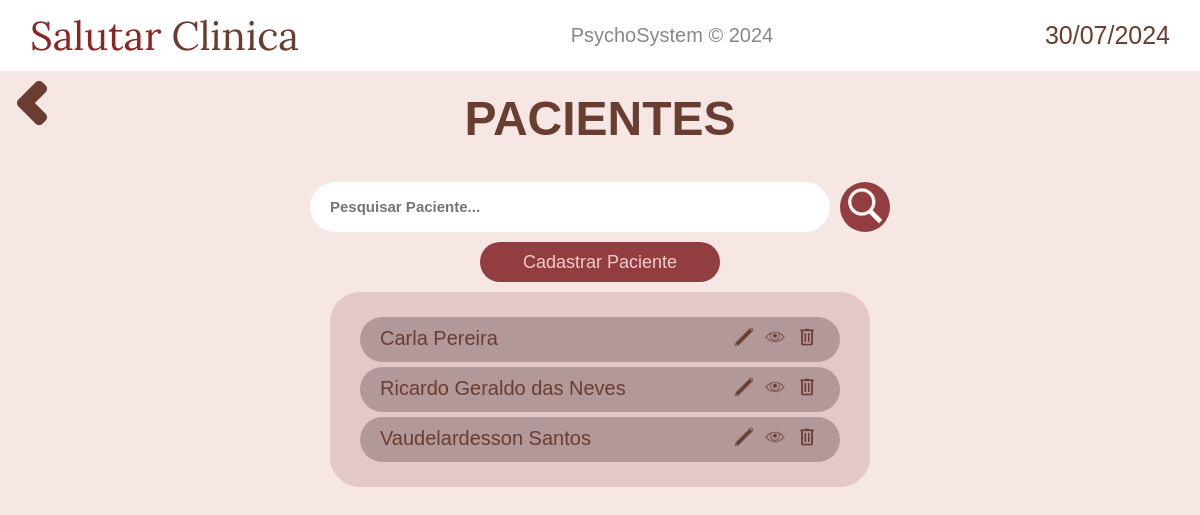
The page /pacientes/ (signed in) on the database as committed earlier.
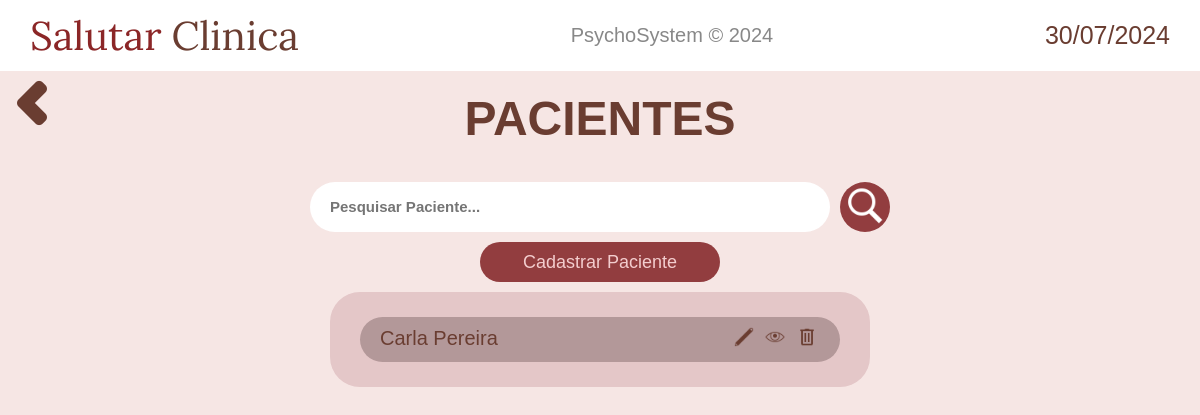
The same page on the database as committed later.
### pacientes/models.py (models this page shows)
class Paciente(models.Model):
    nome = models.CharField(max_length=50)
    cpf = models.CharField(max_length=20, unique=True)
    rg = models.CharField(max_length=20)
    data_nascimento = models.DateField()
    rua = models.CharField(max_length=50)
    bairro = models.CharField(max_length=50)
    numero = models.CharField(max_length=5)
    complemento = models.TextField(blank=True)
    cep = models.CharField(max_length=20)
    ponto_referencia = models.TextField(blank=True)
    nome_mae = models.CharField(max_length=50, blank=True)
    nome_pai = models.CharField(max_length=50, blank=True)
    telefone = models.CharField(max_length=20)

### pacientes/views.py (the view)
# urls.py: path('', views.display, name="display_pacientes"),
@login_required(login_url='home:login')
def display(request):
    pacientes = Paciente.objects.all()
    context_ = {
        'data_atual': data_atual,
        'pacientes': pacientes,
    }
    return render(request, 'pacientes/display.html', context_)

### pacientes/templates/pacientes/display.html (shortened to what this page needs)
{% extends 'base.html' %}
{% load static %}
{% block content %}
<div style="display: flex;">
    <a href="{% url 'home:navegacao' %}" class="return-button"><img src="{% static 'home/imagens/chevron-left.png' %}" alt=""></a>
    <h2 class="welcome-text"><a href="{% url 'pacientes:display_pacientes' %}">PACIENTES</a></h2>
</div>
<main style="flex-direction: column;">
    <form action="{% url 'pacientes:search' %}" method="get" style="justify-content: center; display: flex;">
        <input class="pesquisar-pacientes" type="text" id="search" name="q" placeholder="Pesquisar Paciente...">
        <button type="submit" class="pesquisar-button">
            <img src="{% static 'pacientes/imagens/pesquisar-icon.png' %}" height="40" alt="">
        </button>
    </form>
    <a class="add-paciente-button" href="{% url 'pacientes:cadastro_paciente' %}">
        Cadastrar Paciente
    </a>
    <div class="mostrar-pacientes-container">
        {% if pacientes %}
            {% for paciente in pacientes %}
                <div class="paciente-exibido">
                    <h4 style="font-weight: 500;">{{ paciente.nome }}</h4>
                    <div class="icones-paciente">
                        <a href="{% url 'pacientes:editar_paciente' paciente.id %}" style="margin: 0 3px;">
                            <img height="20" src="{% static 'pacientes/imagens/editar-icon.png' %}" alt="">
                        </a>
                        <a href="{% url 'pacientes:infos' paciente.id %}" style="margin: 0 3px;">
                            <img height="20" src="{% static 'pacientes/imagens/ver-icon.png' %}" alt="">
                        </a>
                        <a href="#" class="opcao-deletar" style="margin: 0 3px;" data-modal-id="modal-{{ paciente.id }}">
                            <img height="20" src="{% static 'pacientes/imagens/excluir-icon.png' %}" alt="">
                        </a>
                    </div>
                </div>
            {% endfor %}
        {% else %}
            <h4 style="font-weight: 500;">Nenhum paciente cadastrado...</h4>
        {% endif %}
    </div>
</main>
{% endblock content %}

Rows that differ between the two databases and show on the page:
removed Paciente: nome "Ricardo Geraldo das Neves"
removed Paciente: nome "Vaudelardesson Santos"
